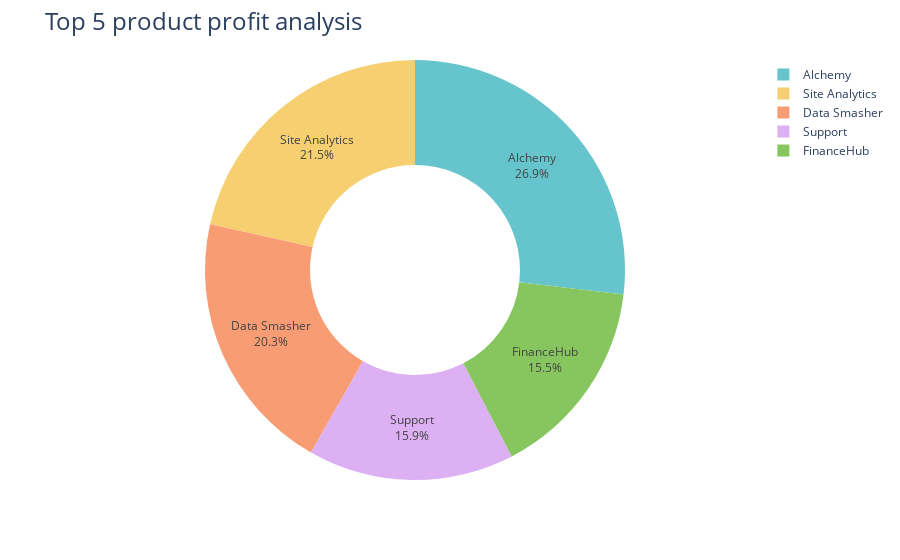

Notebook source saved alongside this figure:
### Code cell
fig = px.pie(dfProd_Top5_profit, 
             values='Profit', 
             names='Product', 
             hole=0.5, 
             color_discrete_sequence=px.colors.qualitative.Pastel)

fig.update_traces(textposition='inside', textinfo='percent+label')
fig.update_layout(title_text='Top 5 product profit analysis', title_font=dict(size=24))

fig.show()

### Figure 1 — Plotly figure (JSON) as saved in the notebook; plotly's stock layout.template omitted (floating-point values rounded to 4 significant figures)
{"data": [{"domain": {"x": [0, 1], "y": [0, 1]}, "hole": 0.5, "hovertemplate": "Product=%{label}<br>Profit=%{value}<extra></extra>", "labels": ["Alchemy", "Site Analytics", "Data Smasher", "Support", "FinanceHub"], "legendgroup": "", "name": "", "showlegend": true, "textinfo": "percent+label", "textposition": "inside", "type": "pie", "values": [55620.0, 44520.0, 41940.0, 32860.0, 32140.0]}], "layout": {"legend": {"tracegroupgap": 0}, "margin": {"t": 60}, "piecolorway": ["rgb(102, 197, 204)", "rgb(246, 207, 113)", "rgb(248, 156, 116)", "rgb(220, 176, 242)", "rgb(135, 197, 95)", "rgb(158, 185, 243)", "rgb(254, 136, 177)", "rgb(201, 219, 116)", "rgb(139, 224, 164)", "rgb(180, 151, 231)", "rgb(179, 179, 179)"], "title": {"font": {"size": 24}, "text": "Top 5 product profit analysis"}}}
